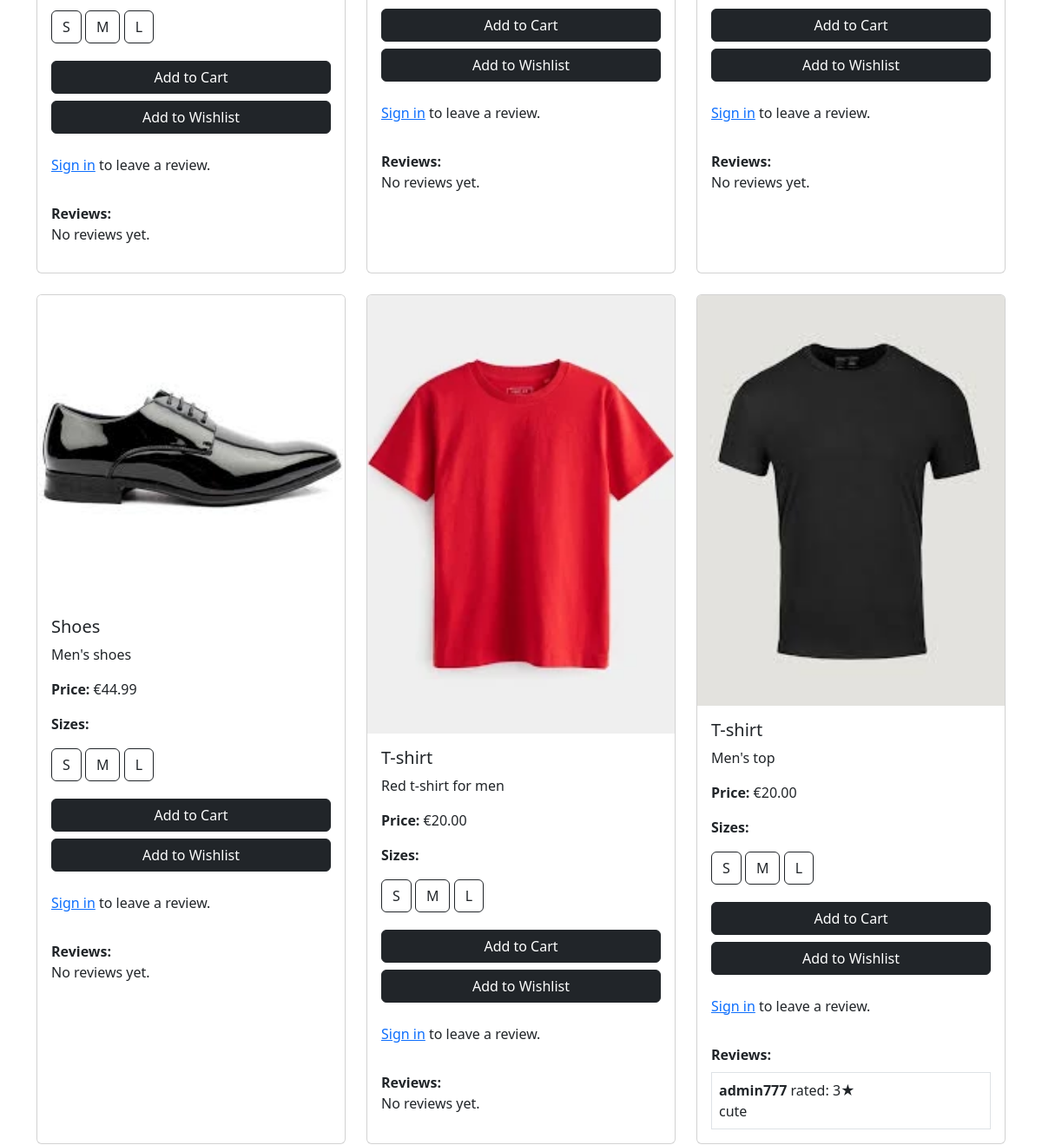
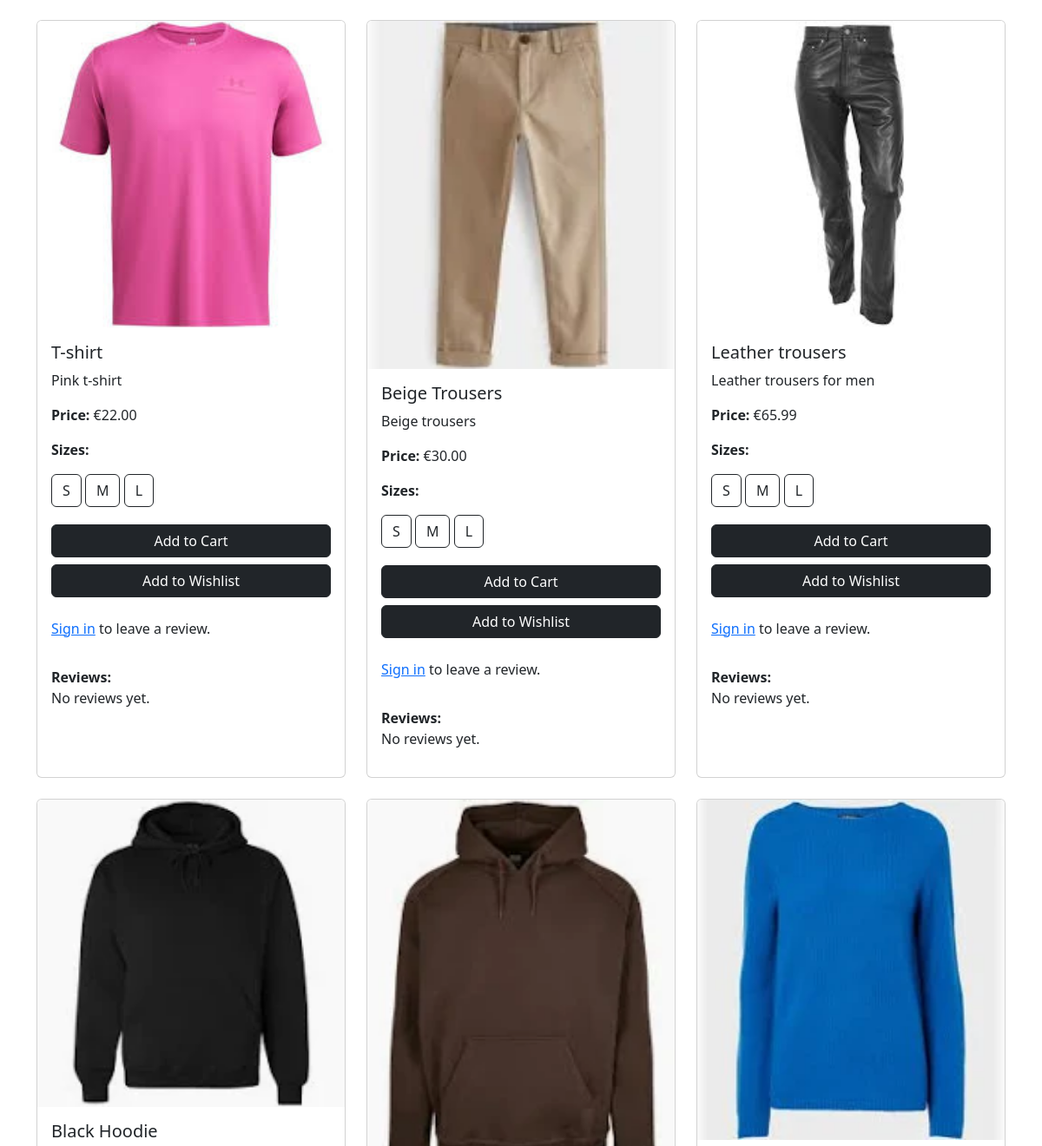
/store/men/ (middle part), run on an earlier commit of the app's database (2 pictures, top to bottom).
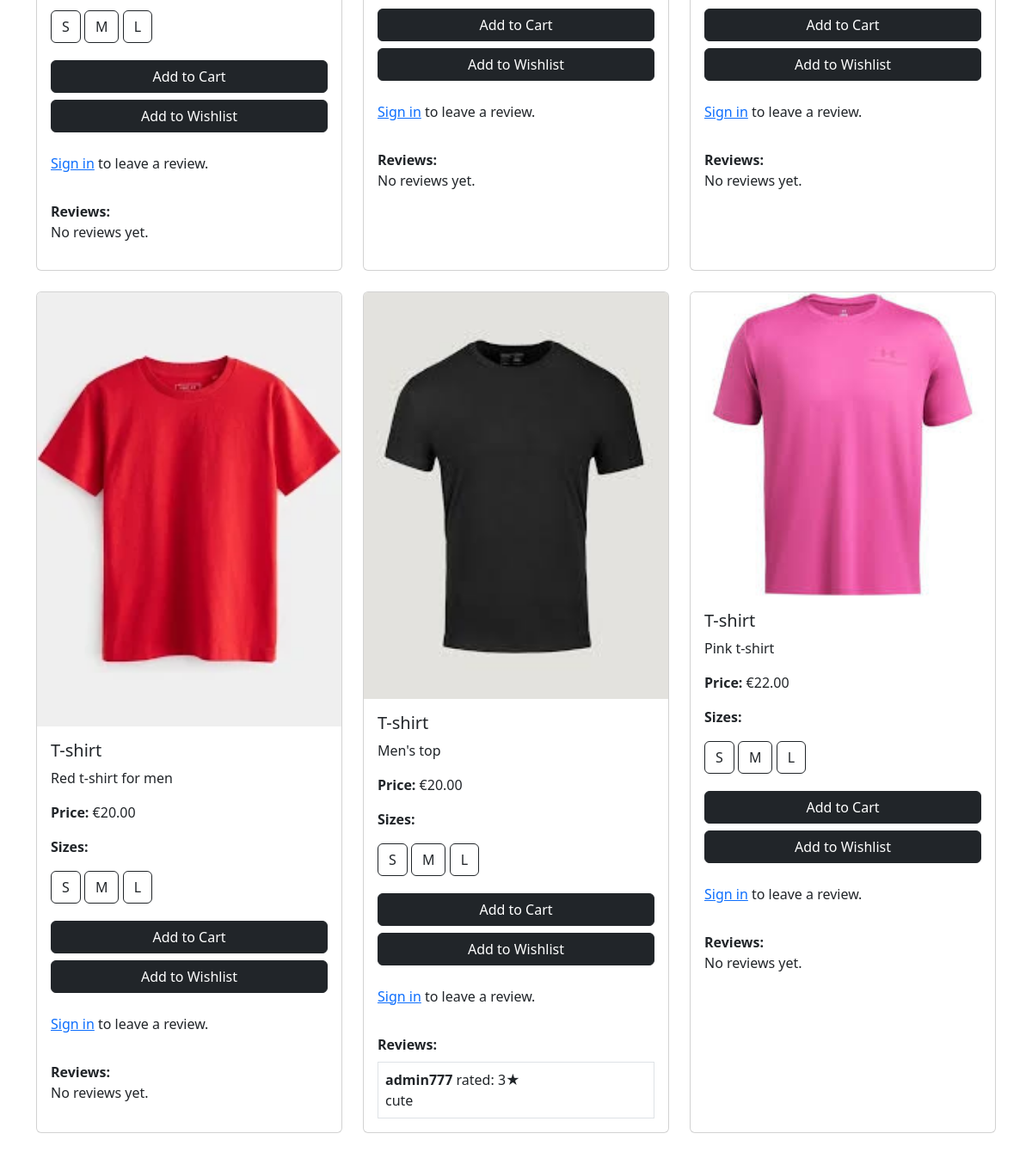
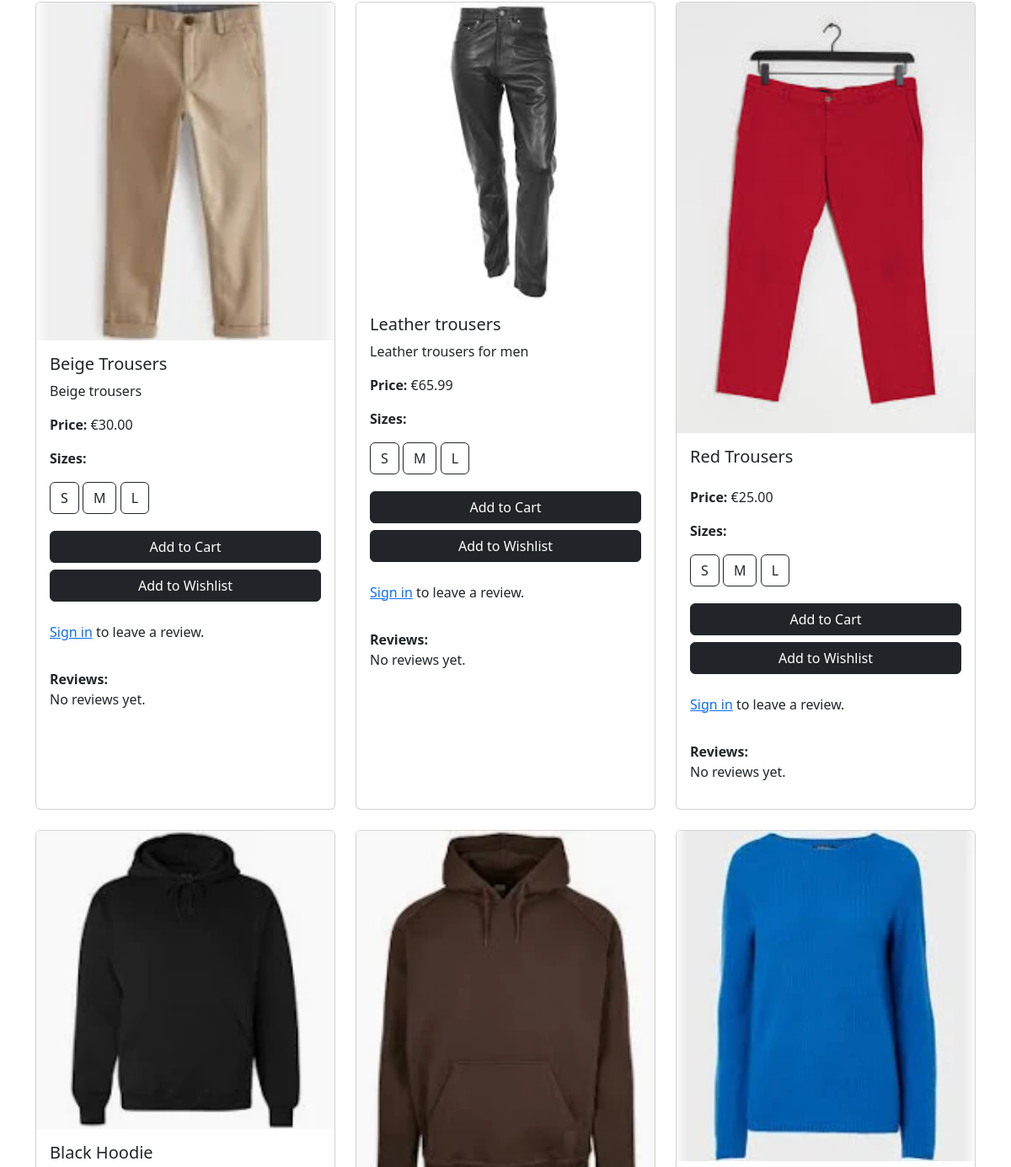
And on a later commit of the database (2 pictures, top to bottom).
### store/models.py (models this page shows, shortened)
class Size(models.Model):
    name = models.CharField(max_length=50)

class Product(models.Model):
    name = models.CharField(max_length=255)
    description = models.TextField()
    price = models.DecimalField(max_digits=10, decimal_places=2)
    category = models.ForeignKey(Category, on_delete=models.CASCADE)
    image = models.ImageField(null=True, blank=True)
    sizes = models.ManyToManyField(Size, related_name='products')
    colour = models.CharField(max_length=50, blank=True, null=True)
    quantity_in_stock = models.PositiveIntegerField(default=0)

### reviews/models.py (models this page shows, shortened)
class Review(models.Model):
    user = models.ForeignKey(settings.AUTH_USER_MODEL, on_delete=models.CASCADE, null=True)
    product = models.ForeignKey(Product, on_delete=models.CASCADE, related_name='reviews', null=True, blank=True)
    review_text = models.TextField()
    rating = models.PositiveIntegerField(null=True)
    helpful_count = models.PositiveIntegerField(default=0)

### cos_accounts/models.py (models this page shows)
class CustomUser(AbstractUser):
    age = models.PositiveIntegerField(null=True, blank=True)
    address = models.CharField(max_length=255, null=True, blank=True)
    groups = models.ManyToManyField(
        'auth.Group',
        related_name='cos_accounts_user_set',
        blank=True
    )
    user_permissions = models.ManyToManyField(
        'auth.Permission',
        related_name='cos_accounts_permission_user_set',
        blank=True
    )

### store/views.py (the view)
# urls.py: path('store/men/',mens_view, name='mens'),
def mens_view(request):
    men_category = get_object_or_404(Category, name__iexact="Men")
    subcategories = Category.objects.filter(parent=men_category)
    subcategory_name = request.GET.get('subcategory')
    if subcategory_name:
        subcategory = get_object_or_404(Category, name__iexact=subcategory_name, parent=men_category)
        products = Product.objects.filter(category=subcategory)
    else:
        products = Product.objects.filter(category__in=[men_category] + list(subcategories))
    return render(request, 'mens.html', {
        'products': products,
        'subcategories': subcategories,
    })

### cart/context_processors.py (called while the page is built)
def counter(request):
    item_count = 0
    if 'admin' in request.path:
        return {}
    else:
        try:
            cart = Cart.objects.filter(cart_id=_cart_id(request))
            cart_items = CartItem.objects.all().filter(cart=cart[:1])
            for cart_item in cart_items:
                item_count += cart_item.quantity
        except Cart.DoesNotExist:
            item_count = 0
    return {'item_count':item_count}

### cart/views.py (called while the page is built)
def _cart_id(request):
    cart = request.session.session_key
    if not cart:
        cart = request.session.create()
    return cart

### loyalty/context_processors.py (called while the page is built)
def loyalty_points(request):
    if request.user.is_authenticated:
        try:
            loyalty = Loyalty.objects.get(user=request.user)
        except Loyalty.DoesNotExist:
            loyalty = None
    else:
        loyalty = None
    return {'loyalty': loyalty}

### pages/templates/mens.html (shortened to what this page needs)
{% load static %}
<!DOCTYPE html>
<html lang="en">
<head>
    <link rel="stylesheet" href="{% static 'css/style.css' %}">
    <link href="https://cdn.jsdelivr.net/npm/bootstrap@5.3.3/dist/css/bootstrap.min.css" rel="stylesheet">
</head>
<body>
    {% include 'nav.html' %}
    <div class="container mt-4">
        <div class="row">
            {% for product in products %}
                <div class="col-md-4 mb-4">
                    <div class="card h-100">
                        {% if product.image %}
                            <img src="{{ product.image.url }}" class="card-img-top" alt="{{ product.name }}">
                        {% else %}
                            <img src="{% static 'images/default.jpg' %}" class="card-img-top" alt="Default Image">
                        {% endif %}
                        <div class="card-body d-flex flex-column">
                            <h5 class="card-title">{{ product.name }}</h5>
                            <p class="card-text">{{ product.description }}</p>
                            <p><strong>Price:</strong> €{{ product.price }}</p>
                            <div class="size-buttons mb-3">
                                <p><strong>Sizes:</strong></p>
                                {% for size in product.sizes.all %}
                                    <button class="btn btn-outline-dark size-btn mb-1" data-product-id="{{ product.id }}" data-size-id="{{ size.id }}">
                                        {{ size.name }}
                                    </button>
                                {% endfor %}
                            </div>
                            <a href="#" class="btn btn-dark add-to-cart mb-2" data-product-id="{{ product.id }}">
                                Add to Cart
                            </a>
                            <a href="#" class="btn btn-dark add-to-wishlist mb-3">Add to Wishlist</a>
                            {% if user.is_authenticated %}
                                <form method="post" action="{% url 'submit_review' %}">
                                    {% csrf_token %}
                                    <input type="hidden" name="product" value="{{ product.id }}">
                                    <div class="mb-2">
                                        <label for="review-text-{{ product.id }}" class="form-label"><strong>Review</strong></label>
                                        <textarea name="review_text" id="review-text-{{ product.id }}" rows="3" class="form-control" placeholder="Write your review..."></textarea>
                                    </div>
                                    <div class="mb-2">
                                        <label for="rating-{{ product.id }}" class="form-label"><strong>Rating</strong></label>
                                        <select name="rating" id="rating-{{ product.id }}" class="form-control">
                                            {% for i in "12345" %}
                                                <option value="{{ i }}">{{ i }}</option>
                                            {% endfor %}
                                        </select>
                                    </div>
                                    <button type="submit" class="btn btn-sm btn-outline-dark">Submit Review</button>
                                </form>
                            {% else %}
                                <p class="mt-2"><a href="{% url 'cos_accounts:signin' %}">Sign in</a> to leave a review.</p>
                            {% endif %}
                            <div class="mt-3">
                                <strong>Reviews:</strong>
                                {% for review in product.reviews.all %}
                                    <div class="border p-2 mt-2">
                                        <strong>{{ review.user.username }}</strong> rated: {{ review.rating }}★<br>
                                        {{ review.review_text }}
                                    </div>
                                {% empty %}
                                    <p>No reviews yet.</p>
                                {% endfor %}
                            </div>
                        </div>
                    </div>
                </div>
            {% empty %}
                <p class="text-center">No products available in this category.</p>
            {% endfor %}
        </div>
    </div>
</body>
</html>

### pages/templates/header.html (shortened to what this page needs)
{% load static %}

### pages/templates/nav.html (shortened to what this page needs)
<!DOCTYPE html>
<html lang="en">
<head>
    <link href="https://cdn.jsdelivr.net/npm/bootstrap@5.3.0/dist/css/bootstrap.min.css" rel="stylesheet">
</head>
<body>
</body>
</html>

What changed in the data, as far as the page shows it:
removed Product: image (picture), name "Shoes", description "Men's shoes", price "44.99", shows "Sign in", Size (name "S"), Size (name "M"), Size (name "L")
added Product: image (picture), name "Red Trousers", price "25.00", shows "Sign in", Size (name "S"), Size (name "M"), Size (name "L")
